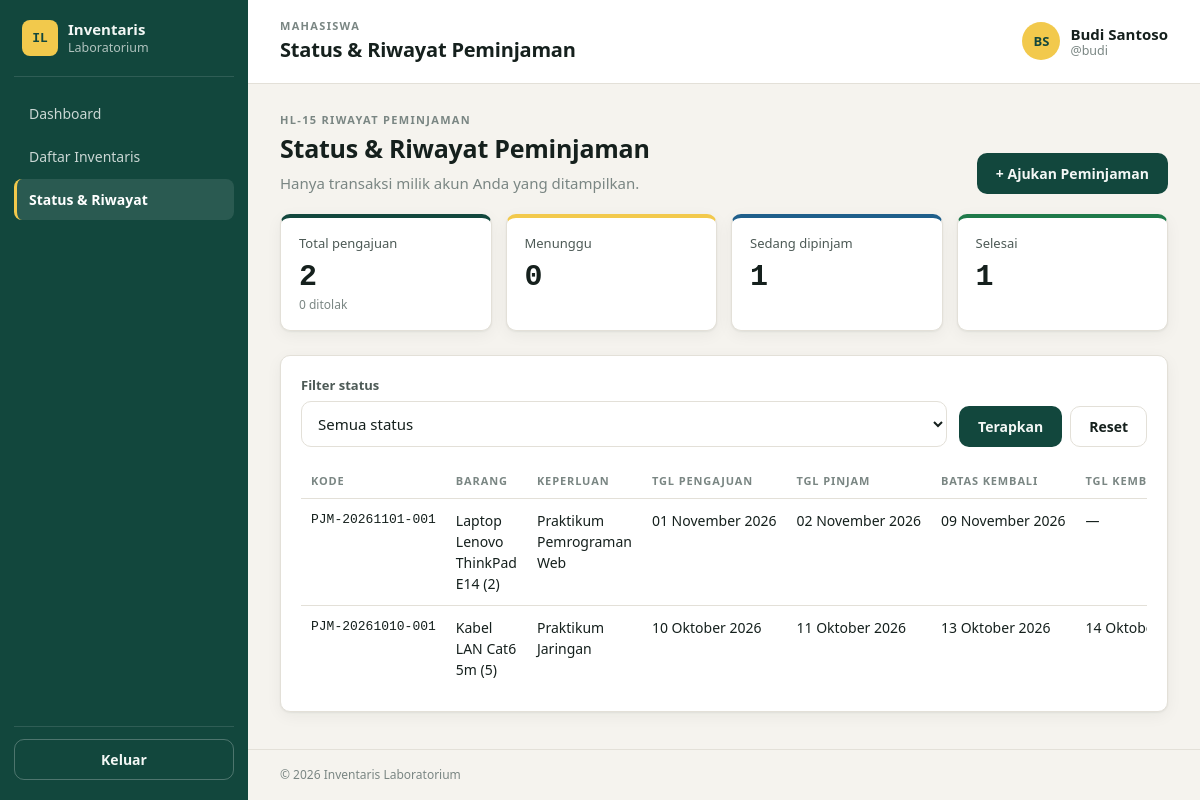
/peminjam/riwayat.php (signed in), run on the app's committed database.
### tables this page shows
CREATE TABLE users (
  id            INT UNSIGNED AUTO_INCREMENT PRIMARY KEY,
  full_name     VARCHAR(100) NOT NULL,
  username      VARCHAR(50)  NOT NULL,
  password_hash VARCHAR(255) NOT NULL,              
  role          ENUM('admin','peminjam') NOT NULL DEFAULT 'peminjam',
  identity_no   VARCHAR(30)  NULL,                  
  user_type     ENUM('laboran','mahasiswa','dosen') NOT NULL DEFAULT 'mahasiswa',
  is_active     TINYINT(1)   NOT NULL DEFAULT 1,    
  created_at    DATETIME     NOT NULL DEFAULT CURRENT_TIMESTAMP,
  updated_at    DATETIME     NOT NULL DEFAULT CURRENT_TIMESTAMP ON UPDATE CURRENT_TIMESTAMP,
  CONSTRAINT uq_users_username UNIQUE (username)
);

CREATE TABLE borrowings (
  id                 INT UNSIGNED AUTO_INCREMENT PRIMARY KEY,
  borrowing_code     VARCHAR(30)  NOT NULL,
  user_id            INT UNSIGNED NOT NULL,
  borrow_date        DATE NOT NULL,
  planned_return_date DATE NOT NULL,
  purpose            VARCHAR(255) NOT NULL,
  status             ENUM('menunggu','dipinjam','ditolak','selesai') NOT NULL DEFAULT 'menunggu',
  rejection_reason   VARCHAR(255) NULL,
  processed_by       INT UNSIGNED NULL,           
  processed_at       DATETIME NULL,
  created_at         DATETIME NOT NULL DEFAULT CURRENT_TIMESTAMP,
  updated_at         DATETIME NOT NULL DEFAULT CURRENT_TIMESTAMP ON UPDATE CURRENT_TIMESTAMP,
  CONSTRAINT uq_borrowings_code UNIQUE (borrowing_code),
  CONSTRAINT fk_borrowings_user FOREIGN KEY (user_id)
    REFERENCES users(id) ON UPDATE CASCADE ON DELETE RESTRICT,
  CONSTRAINT fk_borrowings_admin FOREIGN KEY (processed_by)
    REFERENCES users(id) ON UPDATE CASCADE ON DELETE SET NULL,
  CONSTRAINT chk_borrowings_dates CHECK (planned_return_date >= borrow_date)
);

### includes/helpers.php (called while the page is built, shortened)
<?php
require_once __DIR__ . '/../config/database.php';
function e($value): string
{
    return htmlspecialchars((string)$value, ENT_QUOTES, 'UTF-8');
}
function url(string $path = ''): string
{
    return BASE_URL . '/' . ltrim($path, '/');
}
if (!function_exists('format_date')) {
    function format_date(?string $date): string
    {
        $dateStr = trim((string)$date);
        $timestamp = strtotime($dateStr);
        $bulanIndo = [
            1  => 'Januari',
            2  => 'Februari',
            3  => 'Maret',
            4  => 'April',
            5  => 'Mei',
            6  => 'Juni',
            7  => 'Juli',
            8  => 'Agustus',
            9  => 'September',
            10 => 'Oktober',
            11 => 'November',
            12 => 'Desember'
        ];
        $day   = date('d', $timestamp);
        $month = (int)date('n', $timestamp);
        $year  = date('Y', $timestamp);
        $monthName = $bulanIndo[$month] ?? date('F', $timestamp);
        return sprintf('%s %s %s', $day, $monthName, $year);
    }
}

### auth/session.php (called while the page is built, shortened)
<?php
require_once __DIR__ . '/../includes/helpers.php';
function current_user(): ?array
{
    return $_SESSION['user'] ?? null;
}
function require_login(): array
{
    $user = current_user();
    $expired = isset($_SESSION['last_activity']) && time() - $_SESSION['last_activity'] > SESSION_TIMEOUT;
    if ($user && !$expired) {
        $stmt = db()->prepare('SELECT role, is_active FROM users WHERE id = ?');
        $stmt->execute([$user['id']]);
        $row = $stmt->fetch();
        if ($row && (int)$row['is_active'] === 1) {
            return $_SESSION['user'];
        }
    }
}
function require_role(string $role): array
{
    $user = require_login();
    return $user;
}

### config/database.php (called while the page is built, shortened)
<?php
function db(): PDO
{
    static $pdo = null;
    if ($pdo === null) {
        $dsn = sprintf('mysql:host=%s;port=%s;dbname=%s;charset=%s', DB_HOST, DB_PORT, DB_NAME, DB_CHARSET);
        try {
            $pdo = new PDO($dsn, DB_USER, DB_PASS, [
                PDO::ATTR_ERRMODE            => PDO::ERRMODE_EXCEPTION,
                PDO::ATTR_DEFAULT_FETCH_MODE => PDO::FETCH_ASSOC,
                PDO::ATTR_EMULATE_PREPARES   => false,
            ]);
        } catch (PDOException $e) {
            http_response_code(500);
            exit('Koneksi database gagal. Periksa config/config.php dan pastikan MySQL XAMPP aktif.');
        }
    }
    return $pdo;
}

### peminjam/riwayat.php (the view, shortened to what this page needs)
<?php
require_once __DIR__ . '/../auth/session.php';
require_once __DIR__ . '/../components/ui.php';
require_once __DIR__ . '/../includes/helpers.php';
$user = require_role('peminjam');
$pdo  = db();
$filterStatus = trim((string)($_GET['status'] ?? ''));
$where  = ['b.user_id = ?'];
$params = [(int)$user['id']];
$stmt = $pdo->prepare(
    "SELECT
        b.id,
        b.borrowing_code,
        b.borrow_date,
        b.planned_return_date,
        b.status,
        b.purpose,
        b.rejection_reason,
        b.created_at,
        GROUP_CONCAT(
            CONCAT(i.name, ' (', d.qty, ')')
            ORDER BY i.name SEPARATOR ', '
        ) AS items,
        GROUP_CONCAT(DISTINCT d.id ORDER BY d.id) AS detail_ids,
        MAX(rh.actual_return_date) AS actual_return_date,
        GROUP_CONCAT(DISTINCT rh.return_condition ORDER BY rh.id) AS conditions
     FROM borrowings b
     JOIN borrowing_details d ON d.borrowing_id = b.id
     JOIN inventories i ON i.id = d.inventory_id
     LEFT JOIN return_histories rh ON rh.borrowing_detail_id = d.id
     WHERE " . implode(' AND ', $where) . "
     GROUP BY b.id
     ORDER BY b.created_at DESC"
);
$stmt->execute($params);
$rows = $stmt->fetchAll();
$stmtCount = $pdo->prepare(
    "SELECT
        COUNT(*) AS total,
        COALESCE(SUM(status='menunggu'),0)  AS menunggu,
        COALESCE(SUM(status='dipinjam'),0)  AS dipinjam,
        COALESCE(SUM(status='selesai'),0)   AS selesai,
        COALESCE(SUM(status='ditolak'),0)   AS ditolak
     FROM borrowings WHERE user_id = ?"
);
$stmtCount->execute([$user['id']]);
$counts = $stmtCount->fetch();
$pageTitle  = 'Status & Riwayat Peminjaman';
require __DIR__ . '/../layouts/header.php';
?>
<section class="page-heading">
  <div>
    <p class="eyebrow">HL-15 Riwayat Peminjaman</p>
    <h2>Status & Riwayat Peminjaman</h2>
    <p class="muted">Hanya transaksi milik akun Anda yang ditampilkan.</p>
  </div>
  <a class="btn" href="<?= e(url('peminjam/ajukan.php')) ?>">+ Ajukan Peminjaman</a>
</section>
<section class="stats">
  <?= stat_card('Total pengajuan', $counts['total'],    'neutral',  (int)$counts['ditolak'] . ' ditolak') ?>
  <?= stat_card('Menunggu',        $counts['menunggu'], 'warning') ?>
  <?= stat_card('Sedang dipinjam', $counts['dipinjam'], 'info') ?>
  <?= stat_card('Selesai',         $counts['selesai'],  'success') ?>
</section>
<section class="card">
  <form method="get" class="filter-bar">
    <label class="field">
      <span>Filter status</span>
      <select name="status">
        <option value="">Semua status</option>
      </select>
    </label>
    <div class="filter-actions">
      <button class="btn" type="submit">Terapkan</button>
      <a class="btn btn-light" href="<?= e(url('peminjam/riwayat.php')) ?>">Reset</a>
    </div>
  </form>
  <?php if (!$rows): ?>
    <p class="empty">Tidak ada data transaksi<?= $filterStatus ? ' dengan status ' . e($filterStatus) : '' ?>.</p>
  <?php else: ?>
    <div class="table-wrap">
      <table class="table">
        <thead>
          <tr>
            <th>Kode</th>
            <th>Barang</th>
            <th>Keperluan</th>
            <th class="nowrap">Tgl Pengajuan</th>
            <th class="nowrap">Tgl Pinjam</th>
            <th class="nowrap">Batas Kembali</th>
            <th class="nowrap">Tgl Kembali</th>
          </tr>
        </thead>
        <tbody>
          <?php foreach ($rows as $row):
            $isLate = $row['status'] === 'dipinjam' && $row['planned_return_date'] < date('Y-m-d');
          ?>
            <tr class="<?= $isLate ? 'late-row' : '' ?>">
              <td class="mono nowrap"><?= e($row['borrowing_code']) ?></td>
              <td><?= e($row['items']) ?></td>
              <td><?= e($row['purpose']) ?></td>
              <td class="nowrap"><?= e(format_date($row['created_at'])) ?></td>
              <td class="nowrap"><?= e(format_date($row['borrow_date'])) ?></td>
              <td class="nowrap">
                <?= e(format_date($row['planned_return_date'])) ?>
              </td>
              <td class="nowrap"><?= $row['actual_return_date'] ? e(format_date($row['actual_return_date'])) : '—' ?></td>
            </tr>
          <?php endforeach; ?>
        </tbody>
      </table>
    </div>
  <?php endif; ?>
</section>
<?php require __DIR__ . '/../layouts/footer.php'; ?>

### layouts/header.php (shortened to what this page needs)
<?php
$pageTitle  = $pageTitle  ?? 'Dashboard';
$roleLabel  = $user['role'] === 'admin' ? 'Admin/Laboran' : ucfirst($user['user_type']);
$initials   = strtoupper(implode('', array_map(fn($w) => $w[0] ?? '', array_slice(explode(' ', preg_replace('/^(Dr\.|Prof\.)\s*/', '', $user['full_name'])), 0, 2))));
?>
<!DOCTYPE html>
<html lang="id">
<head>
  <link rel="stylesheet" href="<?= e(url('assets/css/style.css')) ?>">
</head>
<body>
<div class="app">
  <?php require __DIR__ . '/sidebar.php'; ?>
  <div class="main">
    <header class="topbar">
      <div class="topbar-title">
        <p class="eyebrow"><?= e($roleLabel) ?></p>
        <h1><?= e($pageTitle) ?></h1>
      </div>
      <div class="topbar-user">
        <span class="avatar"><?= e($initials) ?></span>
        <span class="user-meta">
          <strong><?= e($user['full_name']) ?></strong>
          <small>@<?= e($user['username']) ?></small>
        </span>
      </div>
    </header>
    <main class="content">

### assets/css/style.css (style rules this page uses)
:root { --ink: #15201d; --ink-soft: #4d5a56; --muted: #7a8683; --paper: #f5f3ee; --surface: #ffffff; --line: #e3e0d8; --primary: #12473d; --primary-2: #1c6656; --primary-ink: #f3f7f5; --tag: #f2c94c; --success: #1f7a4a; --success-bg: #e4f3ea; --info: #1f5f8b; --info-bg: #e3eef7; --warning: #8a6100; --warning-bg: #fbf0d2; --danger: #a8322a; --danger-bg: #f8e3e1; --radius: 10px; --shadow: 0 1px 2px rgba(21,32,29,.06), 0 4px 16px rgba(21,32,29,.05); --font: "Segoe UI", "Helvetica Neue", Arial, sans-serif; --mono: "Cascadia Mono", "Consolas", "SFMono-Regular", monospace; }
* { box-sizing: border-box; }
html, body { margin: 0; }
body { font-family: var(--font); background: var(--paper); color: var(--ink); font-size: 15px; line-height: 1.5; }
a { color: var(--primary-2); }
h1, h2, h3 { margin: 0; letter-spacing: -.01em; }
.muted { color: var(--muted); }
.mono { font-family: var(--mono); font-size: 13px; }
.nowrap { white-space: nowrap; }
.eyebrow { margin: 0; font-size: 11px; font-weight: 700; letter-spacing: .12em; text-transform: uppercase; color: var(--muted); }
.btn { display: inline-flex; align-items: center; justify-content: center; gap: 6px; padding: 10px 18px; border: 1px solid transparent; border-radius: var(--radius); background: var(--primary); color: var(--primary-ink); font: 600 14px var(--font); cursor: pointer; text-decoration: none; transition: background .15s; }
.field { display: block; margin-bottom: 16px; }
.field > span { display: block; font-size: 13px; font-weight: 600; margin-bottom: 6px; color: var(--ink-soft); }
.app { display: flex; min-height: 100vh; }
.main { flex: 1; min-width: 0; display: flex; flex-direction: column; }
.topbar { display: flex; align-items: center; gap: 16px; padding: 18px 32px; background: var(--surface); border-bottom: 1px solid var(--line); }
.topbar-title { flex: 1; }
.topbar-title h1 { font-size: 20px; }
.topbar-user { display: flex; align-items: center; gap: 10px; }
.avatar { width: 38px; height: 38px; border-radius: 50%; background: var(--tag); color: var(--primary); display: grid; place-items: center; font-weight: 800; font-size: 13px; }
.user-meta { display: grid; line-height: 1.2; }
.user-meta small { color: var(--muted); }
.content { padding: 28px 32px; flex: 1; }
.stats { display: grid; grid-template-columns: repeat(auto-fit, minmax(170px, 1fr)); gap: 14px; margin-bottom: 24px; }
.card { background: var(--surface); border: 1px solid var(--line); border-radius: var(--radius); padding: 20px; box-shadow: var(--shadow); }
.table-wrap { overflow-x: auto; }
.table { width: 100%; border-collapse: collapse; font-size: 14px; }
.table th { text-align: left; font-size: 11px; text-transform: uppercase; letter-spacing: .08em; color: var(--muted); padding: 8px 10px; border-bottom: 1px solid var(--line); }
.table td { padding: 11px 10px; border-bottom: 1px solid var(--line); vertical-align: top; }
.table tr:last-child td { border-bottom: 0; }
.page-heading { display:flex; justify-content:space-between; align-items:flex-end; gap:16px; flex-wrap:wrap; margin-bottom:20px; }
.page-heading h2 { font-size:25px; margin:2px 0 4px; }
.page-heading .muted { margin:0; }
.filter-bar { display:flex; align-items:flex-end; gap:12px; flex-wrap:wrap; margin-bottom:18px; }
.filter-bar .field { flex:1 1 180px; margin:0; }
.filter-actions, .form-actions { display:flex; align-items:center; gap:8px; flex-wrap:wrap; }
.btn-light { background:var(--surface); color:var(--ink); border-color:var(--line); }
.field select, .field textarea, .category-inline input { width:100%; padding:11px 12px; border:1px solid var(--line); border-radius:var(--radius); font:15px var(--font); background:var(--surface); color:var(--ink); }

### data on the page
users: role "MAHASISWA", role "BS", role "Budi Santoso", role "budi"
borrowings: borrowing_code "PJM-20261101-001", items "Laptop Lenovo ThinkPad E14 (2)", purpose "Praktikum Pemrograman Web", created_at "01 November 2026", borrow_date "02 November 2026", planned_return_date "09 November 2026"
borrowings: borrowing_code "PJM-20261010-001", items "Kabel LAN Cat6 5m (5)", purpose "Praktikum Jaringan", created_at "10 Oktober 2026", borrow_date "11 Oktober 2026", planned_return_date "13 Oktober 2026", actual_return_date "14…"

### other printed values
$m['label'] "Dashboard"
$m['label'] "Daftar Inventaris"
$m['label'] "Status & Riwayat"
$pageTitle "Status & Riwayat Peminjaman"
$label "Total pengajuan Menunggu Sedang dipinjam Selesai"
$value "2 0 1 1"
$note "0 ditolak"
APP_NAME "Inventaris Laboratorium"
